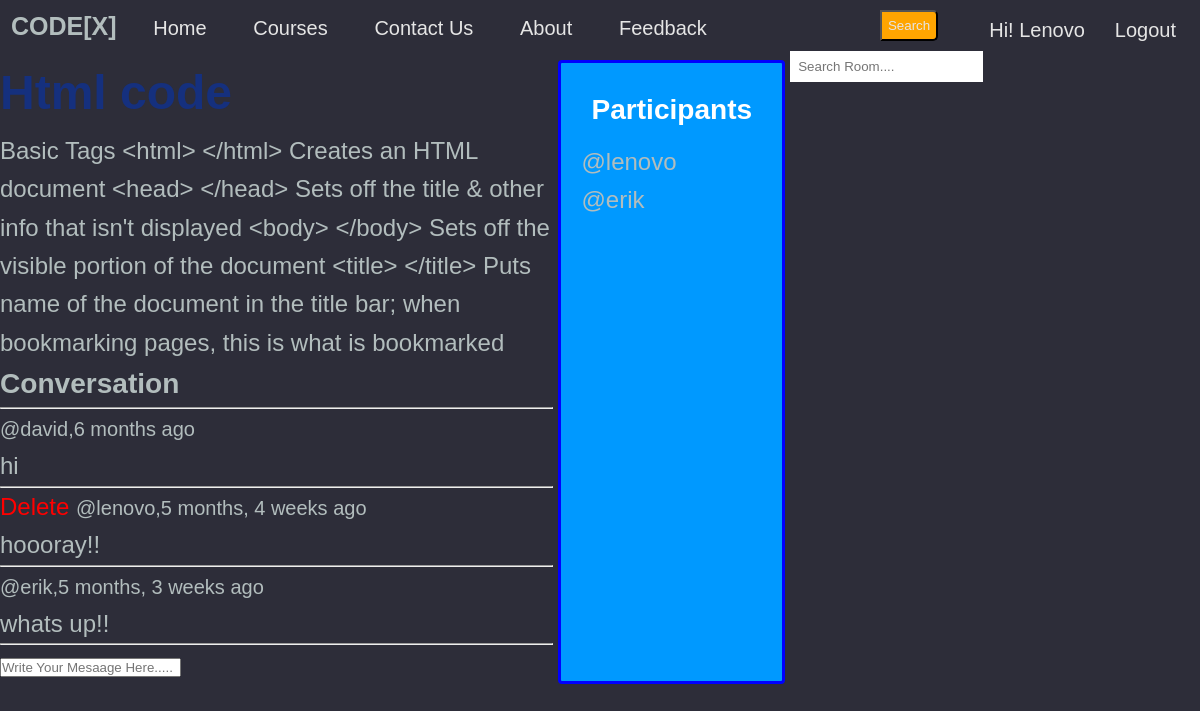
Screenshot of /room/1/ (signed in) with the database file from the repository.
### base/models.py (models this page shows, shortened)
class Room(models.Model):
    host =  models.ForeignKey(User, on_delete=models.SET_NULL,null=True)
    topic = models.ForeignKey(Topic, on_delete=models.SET_NULL,null=True)
    name =  models.CharField(max_length= 200)
    description = models.TextField(null= True, blank= True)
    participants= models.ManyToManyField(User, related_name='participants', blank=True)
    updated= models.DateTimeField(auto_now= True)
    created= models.DateTimeField(auto_now_add=True)
    class Meta:
        ordering = ['-updated','-created']

class Message(models.Model):
    user= models.ForeignKey(User, on_delete=models.CASCADE)
    room = models.ForeignKey(Room, on_delete=models.CASCADE)
    body = models.TextField()
    updated= models.DateTimeField(auto_now= True)
    created = models.DateTimeField(auto_now_add=True)

### base/views.py (the view, shortened to what this page needs)
# urls.py: path('room/<str:pk>/',views.room,name="room" ),
def room(request,pk):
    room = Room.objects.get(id=pk)
    room_messages = room.message_set.all()
    participants= room.participants.all()
    context = {'room': room , 'room_messages': room_messages,'participants': participants}
    return render(request,'base/room.html', context)

### base/templates/base/room.html (shortened to what this page needs)
{% extends 'main.html' %}
{% block content %}
<div class="room-container">
    <div>
        <h1 style="color: rgb(21, 48, 126);" >{{room.name}}</h1>
        <p>{{room.description}}</p>
        <div class="comment-wrapper">
            <h3>Conversation</h3>
            <hr>
            {% for message in room_messages %}
            <div>
                {% if request.user == message.user %}
                <a style="color: red;" href="{% url 'delete-message' message.id %}">Delete</a>
                {% endif %}
                <small>@{{message.user}},{{message.created|timesince}} ago</small>
                <p>{{message.body}}</p>
                <hr>
            </div>
            {% endfor %}
        </div>
        {% if request.user.is_authenticated %}
        <div class="comment-form">
            <form method="POST" action="">
                <input type="text" name="body" placeholder="Write Your Mesaage Here....."/>
            </form>
        </div>
        {% endif %}
    </div>
    <div class="participants">
        <h3 class="heading">Participants</h3>
        {% for user in participants %}
         <div>
            <p>@{{ user.username }}</p>
        </div>
        {% endfor %}
    </div>
</div>
{% endblock %}

### templates/main.html (shortened to what this page needs)
<!DOCTYPE html>
{% load static %}
<html lang="en">
<head>
    <link rel="stylesheets" type="text/css" media="screen" href="{% static 'css/style.css' %}">
</head>
<body>
    <nav class="nav-bar">
        <ul>
            <label class="logo">CODE[X]</label>
            <li><a  href="/">Home</a></li>
            <li><a href="{% url 'course' %}">Courses</a></li>
            <li><a href="{% url 'contact' %}">Contact us</a></li>
            <li><a href="#">About</a></li>
            <li><a href="#">feedback</a></li>
        </ul>
        {% if request.user.is_authenticated %}
        <a class="logout" href="{% url 'logout' %}" >Logout</a>
        <p class="hello">Hi! {{request.user}}</p>
        {% else %}
        <a class="login" href="{% url 'login' %}"  >Login</a>
        {% endif %}
        <form method="GET" action="{% url 'home' %}">
            <button class="but">Search</button>
            <input class="search" type="text" name="q" placeholder="Search Room...."/>
        </form>
    </nav>
    {% block content %}
    {% endblock %}
</body>
</html>

### templates/main.html (style rules this page uses)
:root { --color-main: #71c6dd; --color-main-light: #e1f6fb; --color-dark: #3f4156; --color-dark-medium: #51546e; --color-dark-light: #696d97; --color-light: #e5e5e5; --color-gray: #8b8b8b; --color-light-gray: #b2bdbd; --color-bg: #2d2d39; --color-success: #5dd693; --color-error: #fc4b0b; }
* { padding: 0; margin: 0; text-decoration: none; list-style-type: none; box-sizing: border-box; font-family: 'Nunito', sans-serif }
body { color: var(--color-light-gray); background-color: var(--color-bg); line-height: 1.6; font-weight: 400; font-size: 1.5rem; min-height: 100vh; }
.nav-bar { background:#2d2d39; height: 55px; width: 100%; }
.logo { color:#b2bdbd ; font-size: 25px; line-height: 50px; padding: 0 10px; font-weight: bold; }
nav ul { float:left; margin:1px; }
nav ul li { display: inline-block; line-height:40px; margin: 0 14px; }
nav ul li a { color: #e5e5e5; font-size: 20px; padding: 4px 6px; border-radius: 3px; text-transform:capitalize; }
.search { float: right; margin-top: 10px; border: none; padding: 8px; }
button { float: right; margin-right: 45px; padding: 6px; margin-top: 10px; background: orange; color: #e5e5e5; border-radius: 0 5px 5px 0; cursor: pointer; }
.logout { float: right; color: #e5e5e5; font-size: 20px; padding: 4px 6px; border-radius: 3px; text-transform:capitalize; margin-top: 10px; margin-right: 18px; cursor: pointer; }
.hello { float: right; color: #e5e5e5; font-size: 20px; padding: 4px 6px; border-radius: 3px; text-transform:capitalize; margin-top: 10px; margin-right: 18px; }

### base/templates/base/room.html (style rules this page uses)
.room-container { display: grid; grid-template-columns: 5fr 1fr; padding: 0; }
.participants { margin-left: 5px; margin-right: 5px; margin-top: 5px; display: block; padding: 15px 20px; position: relative; background: #0099FF; border: 3px solid blue; border-radius: 4px; }
.heading { text-align: center; text-transform: capitalize; color: #fff; padding: 10px; }

### rows the page displays
Room: description "Basic Tags <html> </html> Creates an HTML document <head> </head> Sets off the title & other info that isn't displayed <body> </body> Sets off the visible portion of the document <title> </title> Puts name of the document in the title bar; when bookmarking pages, this is what is bookmarked"
Message: user "david", created "6 months", body "hi"
Message: shows "Delete", user "lenovo", created "5 months, 4 weeks", body "hoooray!!"
Message: user "erik", created "5 months, 3 weeks", body "whats up!!"

### other values shown
{{ request.user }} "Lenovo"
{{ user.username }} "lenovo"
{{ user.username }} "erik"
